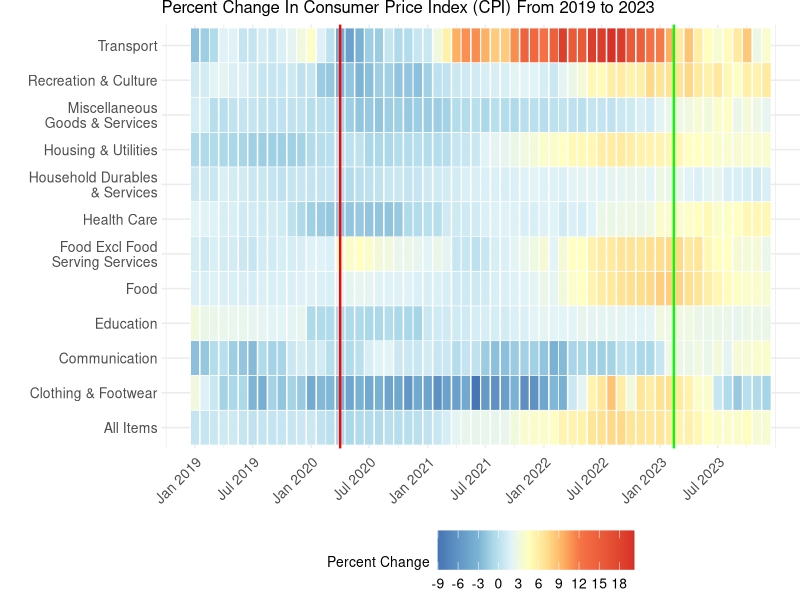
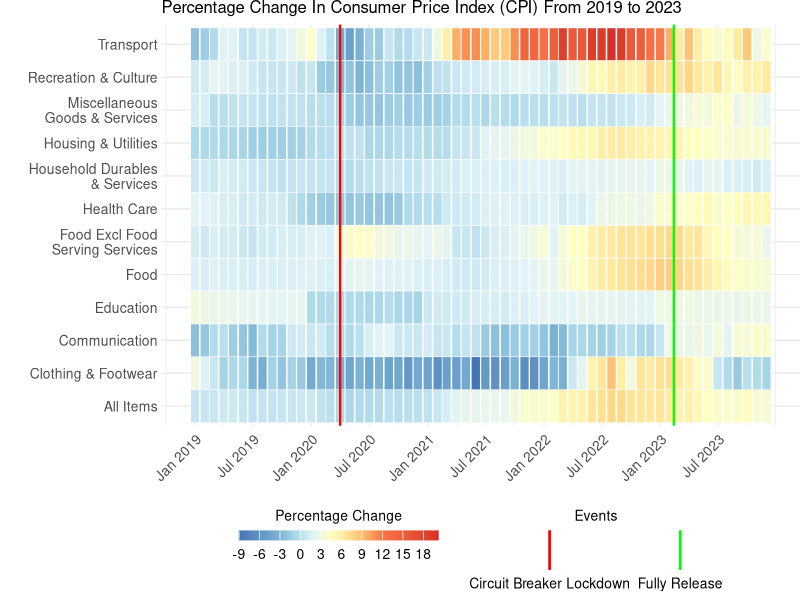
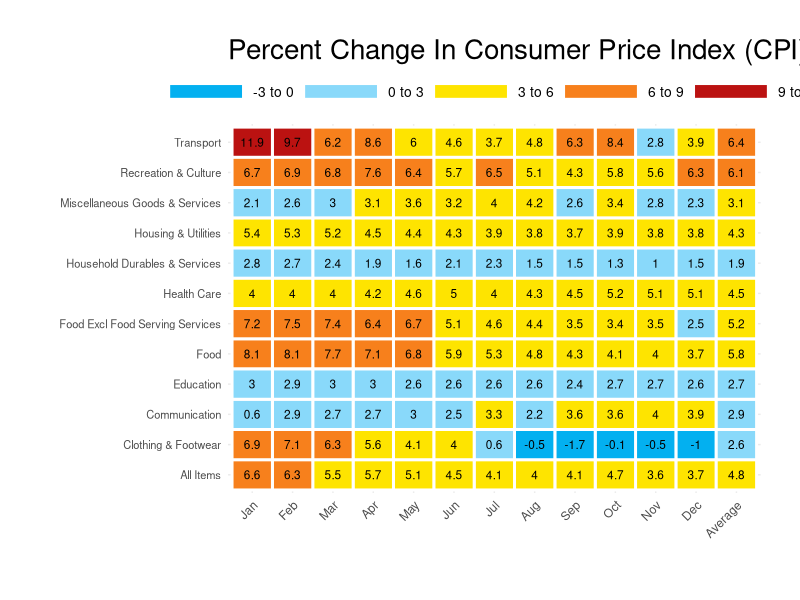
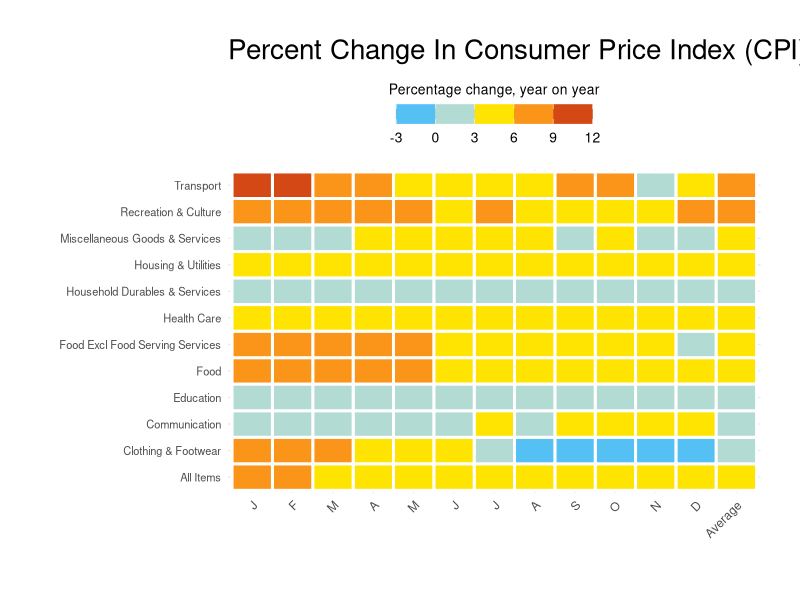
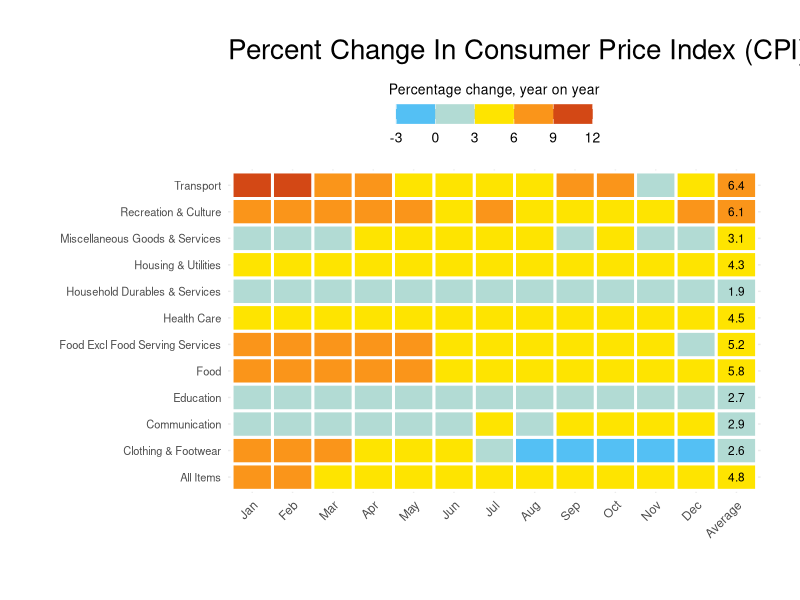

These figures' R source, in order:
## ---- chunk 1
# Load necessary libraries
library(tidyverse)
library(lubridate)
library(ggplot2)
library(RColorBrewer)
## ---- chunk 2
# Load the dataset
dataset <- read_csv("M212911.csv", skip = 10)
dataset <- dataset[1:152,]
## ---- chunk 3
# Convert relevant columns to numeric
dataset <- dataset %>%
  mutate(across(matches("^2019|^2020|^2021|^2022|^2023"), ~ as.numeric(as.character(.))))

month_data <- dataset %>%
  filter(`Data Series` %in% c("Food", "Food Excl Food Serving Services", "Clothing & Footwear", "Housing & Utilities", "Household Durables & Services", "Health Care", "Transport", "Communication", "Recreation & Culture", "Education", "Miscellaneous Goods & Services", "All Items")) %>%
  select(`Data Series`, matches("^2019|^2020|^2021|^2022|^2023"))

## ---- chunk 4
# Pivot longer for heatmap generation
long_data <- month_data %>%
  pivot_longer(cols = matches("^2019|^2020|^2021|^2022|^2023"), 
               names_to = "Year_Month", values_to = "Percent_Change") %>%
  separate(Year_Month, into = c("Year", "Month"), sep = " ") %>%
  mutate(Year = as.integer(Year), 
         Month = factor(Month, levels = c("Jan", "Feb", "Mar", "Apr", "May", "Jun", "Jul", "Aug", "Sep", "Oct", "Nov", "Dec")),
         Date = as.Date(paste(Year, Month, "01", sep = "-"), format = "%Y-%b-%d"))

# Adjust the data series names for better readability
long_data <- long_data %>%
  mutate(`Data Series` = case_when(
    `Data Series` == "Miscellaneous Goods & Services" ~ "Miscellaneous\nGoods & Services",
    `Data Series` == "Household Durables & Services" ~ "Household Durables\n& Services",
    `Data Series` == "Food Excl Food Serving Services" ~ "Food Excl Food\nServing Services",
    TRUE ~ as.character(`Data Series`)
  ))



# Define custom color scale
color_scale <- scale_fill_gradientn(
  #colors = c("#003f5c","#2f4b7c","#03b0f0", "#89d9fa", "#fee400", "#f7801c", "#bb1211", "#7a0c0a", "#440606"),
  #colors = c("#03b0f0", "#89d9fa", "#fee400", "#f7801c", "#bb1211"),
  colors = rev(brewer.pal(9, "RdYlBu")),
  #colors = brewer.pal(9, "RdYlBu"),  # Use the RdYlBu palette with 9 colors
  #colors = c("#03b0f0", "#89d9fa", "#fee400", "#f7801c", "#bb1211"),
  values = scales::rescale(c(min(long_data$Percent_Change, na.rm = TRUE), -3, 0, 3, 6, 9, 12, max(long_data$Percent_Change, na.rm = TRUE))),  # Define breakpoints dynamically
  limits = c(min(long_data$Percent_Change, na.rm = TRUE), max(long_data$Percent_Change, na.rm = TRUE)),  # Dynamic limits
  breaks = seq(floor(min(long_data$Percent_Change, na.rm = TRUE)), ceiling(max(long_data$Percent_Change, na.rm = TRUE)), by = 3),  # Adjust breaks dynamically
  labels = as.character(seq(floor(min(long_data$Percent_Change, na.rm = TRUE)), ceiling(max(long_data$Percent_Change, na.rm = TRUE)), by = 3))  # Adjust labels dynamically
)
## ---- chunk 5




# Generate heatmap with customized color and spacing
ggplot(long_data, aes(x = Date, y = `Data Series`, fill = Percent_Change)) +
  geom_tile(color = "white", size = 0.2) +  # Add spacing between tiles
  geom_vline(xintercept = as.numeric(as.Date("2020-04-01")), color = "Red", linetype = "solid", size = 0.8) +  # circuit breaker lockdown 
  geom_vline(xintercept = as.numeric(as.Date("2023-02-13")), color = "Green", linetype = "solid", size = 0.8) +  # fully release
  color_scale +
  scale_x_date(
    breaks = seq.Date(from = min(long_data$Date, na.rm = TRUE), to = max(long_data$Date, na.rm = TRUE), by = "6 months"),
    date_labels = "%b %Y"
  )+  scale_color_manual(
    name = "Events",
    values = c("Circuit Breaker Lockdown" = "red", "Fully Release" = "green"),
    guide = guide_legend(override.aes = list(linetype = "solid", size = 1))
  )+
  labs(title = "Percent Change In Consumer Price Index (CPI) From 2019 to 2023",
       x = NULL, y = NULL, fill = "Percent Change") +
  theme_minimal() +
  theme(axis.text.x = element_text(angle = 45, hjust = 1)) +
  theme(plot.title = element_text(size = 12), 
        axis.text.x = element_text(size = 10), 
        axis.text.y = element_text(size = 10, margin = margin(0, 0, 0, 20)), 
        legend.title = element_text(size = 10),
        legend.text = element_text(size = 10)) +
  theme(plot.margin = unit(c(0, 0, 0, 0), "cm")) +
  theme(legend.position = "bottom") +
  theme(legend.key.size = unit(1, "cm")) +
  theme(legend.key.width = unit(1, "cm"))


## ---- chunk 6
ggplot(long_data, aes(x = Date, y = `Data Series`, fill = Percent_Change)) +
  geom_tile(color = "white", size = 0.2) +  # Add spacing between tiles
  geom_vline(aes(xintercept = as.numeric(as.Date("2020-04-01")), color = "Circuit Breaker Lockdown"), linetype = "solid", size = 0.8, show.legend = TRUE) +  # Circuit breaker lockdown
  geom_vline(aes(xintercept = as.numeric(as.Date("2023-02-13")), color = "Fully Release"), linetype = "solid", size = 0.8, show.legend = TRUE) +  # Fully release
  color_scale +
  scale_x_date(
    breaks = seq.Date(from = min(long_data$Date, na.rm = TRUE), to = max(long_data$Date, na.rm = TRUE), by = "6 months"),
    date_labels = "%b %Y"
  ) +
  scale_color_manual(
    name = "Events",
    values = c("Circuit Breaker Lockdown" = "red", "Fully Release" = "green"),
    guide = guide_legend(
      title.position = "top",
      override.aes = list(
        linetype = "solid",
        size = 1,
        color = c("red", "green"),
        keyheight = unit(1, "lines"),
        keywidth = unit(1, "lines")
      )
    )
  ) +
  labs(title = "Percentage Change In Consumer Price Index (CPI) From 2019 to 2023",
       x = NULL, y = NULL, fill = "Percentage Change") +
  theme_minimal() +
  theme(axis.text.x = element_text(angle = 45, hjust = 1)) +
  theme(plot.title = element_text(size = 12), 
        axis.text.x = element_text(size = 10), 
        axis.text.y = element_text(size = 10, margin = margin(0, 0, 0, 20)), 
        legend.title = element_text(size = 10),
        legend.text = element_text(size = 10)) +
  theme(plot.margin = unit(c(0, 0, 0, 0), "cm")) +
  theme(legend.position = "bottom",
        legend.box = "horizontal",
        legend.box.just = "top",
        legend.title.align = 0.5,
        legend.text.align = 0.5,
        legend.key.size = unit(1, "cm"),
        legend.key.width = unit(1, "cm")) +
  guides(
    fill = guide_colorbar(title.position = "top", barwidth = 10, barheight = 0.5),
    color = guide_legend(
      title.position = "top",
      label.position = "bottom",
      override.aes = list(
        linetype = "solid",
        size = 1,
        color = c("red", "green"),
        keyheight = unit(2, "lines"),
        keywidth = unit(1, "lines")
      )
    )
  )


## ---- chunk 7

# Filter for 2023 data
data_2023 <- month_data %>%
  select(`Data Series`, matches("^2023"))

# Calculate average change for 2023
data_2023 <- data_2023 %>%
  rowwise() %>%
  mutate(`2023 Average Change` = mean(c_across(matches("^2023")), na.rm = TRUE)) %>%
  ungroup()

# Pivot longer for heatmap generation
long_data <- data_2023 %>%
  pivot_longer(cols = matches("^2023"), 
               names_to = "Year_Month", values_to = "Percent_Change") %>%
  separate(Year_Month, into = c("Year", "Month"), sep = " ", extra = "drop") %>%
  mutate(Year = as.integer(Year), 
         Month = factor(Month, levels = c("Jan", "Feb", "Mar", "Apr", "May", "Jun", "Jul", "Aug", "Sep", "Oct", "Nov", "Dec")))

# Define the custom discrete color scale
discrete_colors <- c("#03b0f0", "#89d9fa", "#fee400", "#f7801c", "#bb1211")
breaks <- c(-3, 0, 3, 6, 9, 12)
labels <- c("-3 to 0", "0 to 3", "3 to 6", "6 to 9", "9 to 12")


## ---- chunk 8
# Prepare data for the average change row
average_data <- data_2023 %>%
  select(`Data Series`, `2023 Average Change`) %>%
  rename(Percent_Change = `2023 Average Change`) %>%
  mutate(Month = "Average", Year = 2023)


# Combine the average data with the original long data
combined_data <- bind_rows(long_data, average_data)

# Ensure "Average" appears last in the plot
combined_data$Month <- factor(combined_data$Month, levels = c(levels(long_data$Month), "Average"))


# Filter out any NA values
combined_data <- combined_data %>% filter(!is.na(Month))

## ---- chunk 9
print(combined_data)
## ---- chunk 10

# Generate the heatmap including the average row
heatmap_with_average <- ggplot(combined_data, aes(x = Month, y = `Data Series`)) +
  geom_tile(aes(fill = cut(Percent_Change, breaks = breaks, labels = labels, include.lowest = TRUE)), color = "white", size = 1) +  # Use white fill and black border for each tile
  scale_fill_manual(values = setNames(discrete_colors, labels), name = "Percent Change") +
  geom_text(aes(label = round(Percent_Change, 1)), size = 3, color = "black") +  # Add text labels for percent change
  labs(title = "Percent Change In Consumer Price Index (CPI) Over Corresponding Period Of Previous Year, 2023",
       x = "", y = "") +
  theme_minimal() +
  theme(axis.text.x = element_text(angle = 45, hjust = 1),  # Rotate x-axis labels
        axis.text.y = element_text(size = 8),  # Adjust y-axis label size
        plot.title = element_text(size = 20), 
        legend.title = element_blank(),  # Remove legend title
        legend.text = element_text(size = 10),
        legend.position = "top",
        legend.direction = "horizontal",
        legend.key.height = unit(0.5, "cm"),
        legend.key.width = unit(2, "cm"),
        legend.spacing.x = unit(0, "cm"),
        legend.spacing.y = unit(0.5, "cm"),
        plot.margin = unit(c(1, 1, 1, 1), "cm"))

# Display the heatmap with the average row
print(heatmap_with_average)
## ---- chunk 11
colors <- c("#03b0f0", "#89d9fa", "#fee400", "#f7801c", "#bb1211")
breaks <- c(-3, 0, 3, 6, 9, 12)
labels <- as.character(breaks)


# Create a vector of month abbreviations
month_abbr <- c("J", "F", "M", "A", "M", "J", "J", "A", "S", "O", "N", "D", "Average")


combined_data <- combined_data %>%
  mutate(is_average = if_else(Month == "Average", TRUE, FALSE))
# Generate the heatmap without displaying numbers in the average column
heatmap_with_average <- ggplot(combined_data, aes(x = Month, y = `Data Series`)) +
  geom_tile(aes(fill = Percent_Change), color = "white", size = 1) +  # Use white fill and black border for each tile
  scale_fill_stepsn(colors = colors, breaks = breaks, labels = labels, name = "Percentage change, year on year",
                    limits = c(min(breaks), max(breaks))) +
  geom_text(aes(label = ifelse(FALSE, round(Percent_Change, 1), "")), size = 3, color = "black") +  # No text labels for average column
  labs(title = "Percent Change In Consumer Price Index (CPI) Over Corresponding Period Of Previous Year, 2023",
       x = "", y = "") +
  scale_x_discrete(labels = month_abbr) +
  theme_minimal() +
  theme(axis.text.x = element_text(angle = 45, hjust = 1),  # Rotate x-axis labels
        axis.text.y = element_text(size = 8),  # Adjust y-axis label size
        plot.title = element_text(size = 20), 
        legend.title = element_text(size = 10),  # Customize legend title size
        legend.text = element_text(size = 10),
        legend.position = "top",
        legend.direction = "horizontal",
        legend.key.height = unit(0.5, "cm"),
        legend.key.width = unit(1, "cm"),
        legend.spacing.x = unit(0, "cm"),
        legend.spacing.y = unit(0.5, "cm"),
        plot.margin = unit(c(1, 1, 1, 1), "cm")) +
  guides(fill = guide_colorbar(title.position = "top", title.hjust = 0.5))
# Display the heatmap with the average row
print(heatmap_with_average)


## ---- chunk 12

combined_data <- combined_data %>%
  mutate(is_average = if_else(Month == "Average", TRUE, FALSE))

# Generate the heatmap including the average row
heatmap_with_average <- ggplot(combined_data, aes(x = Month, y = `Data Series`)) +
  geom_tile(aes(fill = Percent_Change), color = "white", size = 1) +  # Use white fill and black border for each tile
  scale_fill_stepsn(colors = colors, breaks = breaks, labels = labels, name = "Percentage change, year on year", 
                    limits = c(min(breaks), max(breaks))) +
  geom_text(aes(label = ifelse(is_average, round(Percent_Change, 1), "")), size = 3, color = "black") +  # Add text labels for percent change only for average
  labs(title = "Percent Change In Consumer Price Index (CPI) Over Corresponding Period Of Previous Year, 2023",
       x = "", y = "") +
  theme_minimal() +
  theme(axis.text.x = element_text(angle = 45, hjust = 1),  # Rotate x-axis labels
        axis.text.y = element_text(size = 8),  # Adjust y-axis label size
        plot.title = element_text(size = 20), 
        legend.title = element_text(size = 10),  # Customize legend title size
        legend.text = element_text(size = 10),
        legend.position = "top",
        legend.direction = "horizontal",
        legend.key.height = unit(0.5, "cm"),
        legend.key.width = unit(1, "cm"),
        legend.spacing.x = unit(0, "cm"),
        legend.spacing.y = unit(0.5, "cm"),
        plot.margin = unit(c(1, 1, 1, 1), "cm")) +
  guides(fill = guide_colorbar(title.position = "top", title.hjust = 0.5))


# Display the heatmap with the average row
print(heatmap_with_average)
